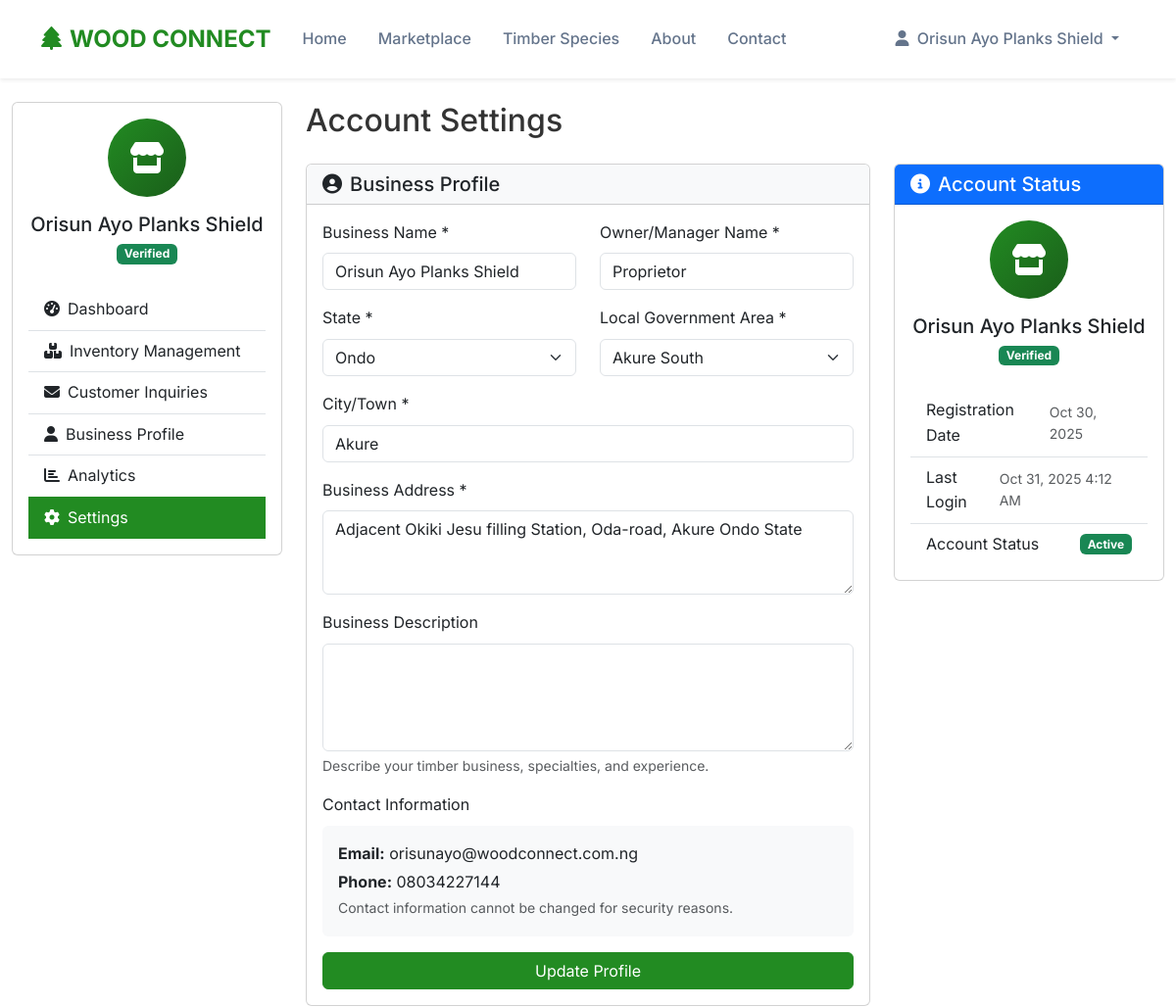
The page /dashboard/marketer/settings.php (signed in, upper part) on the database as committed earlier.
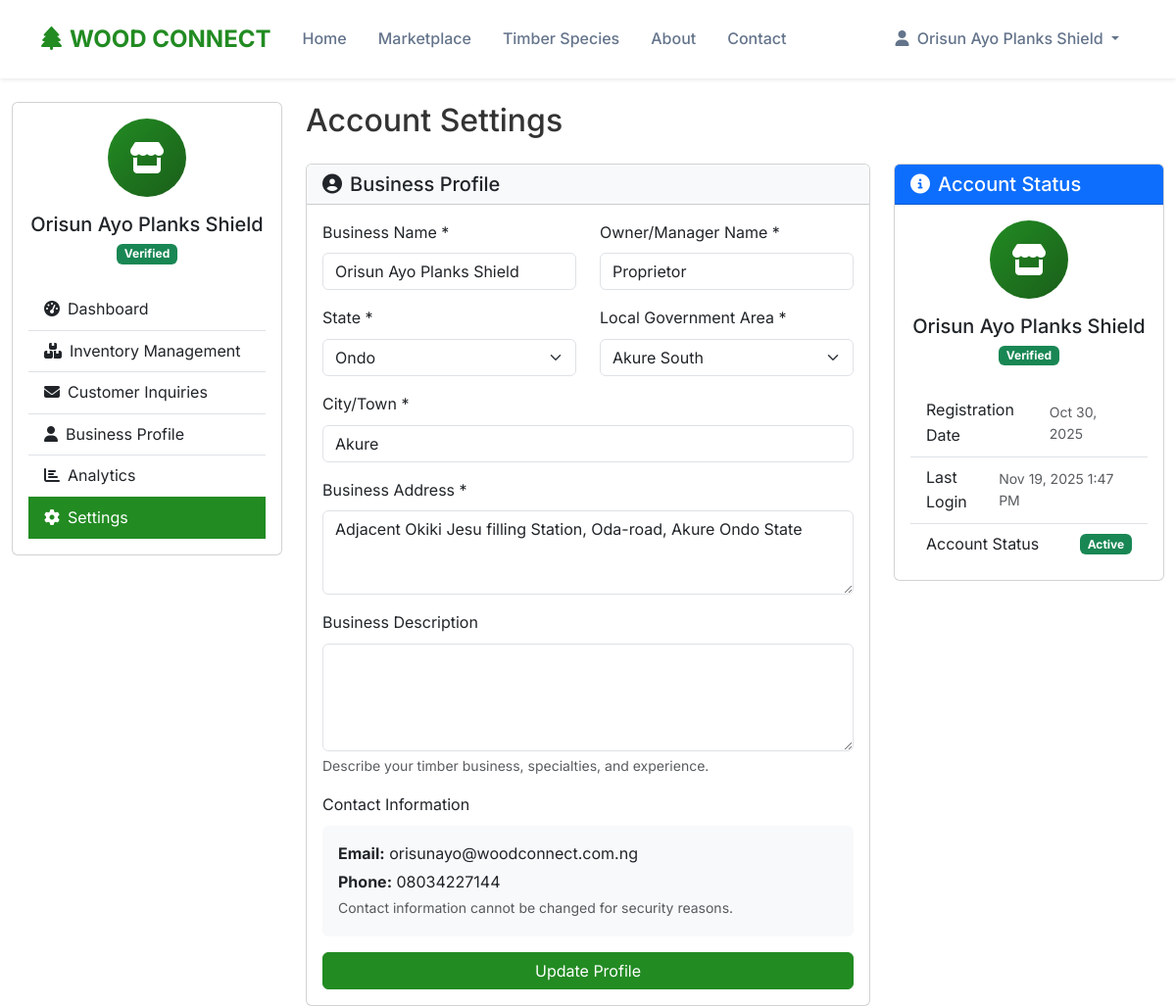
The same page on the database as committed later.
### tables this page shows
CREATE TABLE `marketers` (
  `id` int(11) NOT NULL,
  `business_name` varchar(255) NOT NULL,
  `owner_name` varchar(255) NOT NULL,
  `address` text NOT NULL,
  `city` varchar(100) NOT NULL,
  `state` enum('Ondo','Ekiti','Osun','Oyo','Ogun','Lagos') NOT NULL,
  `local_government` varchar(100) NOT NULL,
  `phone` varchar(20) NOT NULL,
  `email` varchar(255) DEFAULT NULL,
  `password_hash` varchar(255) DEFAULT NULL,
  `business_description` text DEFAULT NULL,
  `verification_status` enum('pending','verified','rejected') DEFAULT 'verified',
  `verification_notes` text DEFAULT NULL,
  `profile_image` varchar(500) DEFAULT NULL,
  `registration_date` timestamp NOT NULL DEFAULT current_timestamp(),
  `last_login` timestamp NULL DEFAULT NULL,
  `is_active` tinyint(1) DEFAULT 1,
  `reset_token` varchar(100) DEFAULT NULL,
  `reset_expires` timestamp NULL DEFAULT NULL
);

### includes/functions.php (called while the page is built, shortened)
<?php
function asset($path = '')
{
    return BASE_URL . '/assets/' . ltrim($path, '/');
}

### includes/auth.php (called while the page is built, shortened)
<?php
class Auth
{
  public function isLoggedIn()
  {
    return isset($_SESSION['user_role']);
  }
  public function isBuyer()
  {
    return isset($_SESSION['user_role']) && $_SESSION['user_role'] === 'buyer';
  }
  public function isMarketer()
  {
    return isset($_SESSION['user_role']) && $_SESSION['user_role'] === 'marketer';
  }
  public function getUserInfo()
  {
    if ($this->isBuyer()) {
      return [
        'id' => $_SESSION['buyer_id'],
        'name' => $_SESSION['buyer_name'],
        'email' => $_SESSION['buyer_email'],
        'company' => $_SESSION['buyer_company'],
        'role' => 'buyer'
      ];
    } elseif ($this->isMarketer()) {
      return [
        'id' => $_SESSION['marketer_id'],
        'name' => $_SESSION['marketer_business_name'],
        'email' => $_SESSION['marketer_email'],
        'role' => 'marketer'
      ];
    } elseif ($this->isAdmin()) {
      return [
        'id' => $_SESSION['admin_id'],
        'name' => $_SESSION['admin_username'],
        'role' => 'admin'
      ];
    }
    return null;
  }
}
$auth = new Auth($pdo);

### includes/config.php (called while the page is built, shortened)
<?php
$nigerian_states = [
    'Ondo' => ['Akure South', 'Akure North', 'Ondo West', 'Ondo East', 'Owo', 'Okitipupa'],
    'Ekiti' => ['Ado Ekiti', 'Ikere', 'Ise/Orun', 'Emure', 'Ijero'],
    'Osun' => ['Osogbo', 'Ilesa', 'Ife Central', 'Ife East', 'Iwo'],
    'Oyo' => ['Ibadan North', 'Ibadan South', 'Ibadan South West', 'Ogbomoso North', 'Oyo East'],
    'Ogun' => ['Abeokuta South', 'Abeokuta North', 'Sagamu', 'Ijebu Ode', 'Ilaro'],
    'Lagos' => ['Lagos Island', 'Lagos Mainland', 'Ikeja', 'Surulere', 'Alimosho']
];
try {
    $pdo = new PDO("mysql:host=" . DB_HOST . ";dbname=" . DB_NAME . ";charset=utf8mb4", DB_USER, DB_PASS);
    $pdo->setAttribute(PDO::ATTR_ERRMODE, PDO::ERRMODE_EXCEPTION);
} catch (PDOException $e) {
    die("
        <!DOCTYPE html>
        <html>
        <head>
            <title>Database Connection Error - WOOD CONNECT</title>
            <link href='https://cdn.jsdelivr.net/npm/bootstrap@5.3.2/dist/css/bootstrap.min.css' rel='stylesheet'>
        </head>
        <body class='bg-light'>
            <div class='container py-5'>
                <div class='row justify-content-center'>
                    <div class='col-md-6'>
                        <div class='card shadow'>
                            <div class='card-header bg-danger text-white'>
                                <h4 class='mb-0'><i class='fas fa-database me-2'></i>Database Connection Error</h4>
                            </div>
                            <div class='card-body text-center p-5'>
                                <i class='fas fa-database fa-4x text-muted mb-4'></i>
                                <h3>Database Connection Failed</h3>
                                <p class='text-muted mb-4'>
                                    Unable to connect to the database. Please check your database configuration.
                                </p>
                                <div class='alert alert-info'>
                                    <strong>Error Details:</strong><br>
                                    " . $e->getMessage() . "
                                </div>
                            </div>
                        </div>
                    </div>
                </div>
            </div>
        </body>
        </html>
    ");
}
require_once 'functions.php';
require_once 'auth.php';

### dashboard/marketer/settings.php (the view, shortened to what the changed rows need)
<?php
require_once '../../includes/config.php';
$auth->requireMarketer();
$marketer_id = $_SESSION['marketer_id'];
$stmt = $pdo->prepare("SELECT * FROM marketers WHERE id = ?");
$stmt->execute([$marketer_id]);
$marketer = $stmt->fetch(PDO::FETCH_ASSOC);
?>
    <?php include '../../includes/header.php'; ?>
    <div class="container-fluid py-4">
        <div class="row">
            <div class="col-lg-9">
                <h2 class="mb-4">Account Settings</h2>
                <div class="row">
                    <div class="col-lg-8">
                        <div class="card mb-4">
                            <div class="card-body">
                                <form method="POST">
                                    <div class="row">
                                        <div class="col-md-6">
                                            <div class="mb-3">
                                                <label class="form-label">Business Name *</label>
                                                <input type="text" class="form-control" name="business_name"
                                                       value="<?php echo htmlspecialchars($marketer['business_name']); ?>" required>
                                            </div>
                                        </div>
                                        <div class="col-md-6">
                                            <div class="mb-3">
                                                <label class="form-label">Owner/Manager Name *</label>
                                                <input type="text" class="form-control" name="owner_name"
                                                       value="<?php echo htmlspecialchars($marketer['owner_name']); ?>" required>
                                            </div>
                                        </div>
                                    </div>
                                    <div class="row">
                                        <div class="col-md-6">
                                            <div class="mb-3">
                                                <label class="form-label">State *</label>
                                                <select class="form-select" name="state" required>
                                                    <?php foreach ($nigerian_states as $state => $lgas): ?>
                                                        <option value="<?php echo $state; ?>"
                                                            <?php echo $marketer['state'] === $state ? 'selected' : ''; ?>>
                                                            <?php echo $state; ?>
                                                        </option>
                                                    <?php endforeach; ?>
                                                </select>
                                            </div>
                                        </div>
                                        <div class="col-md-6">
                                            <div class="mb-3">
                                                <label class="form-label">Local Government Area *</label>
                                                <select class="form-select" name="local_government" required>
                                                    <?php if (isset($nigerian_states[$marketer['state']])): ?>
                                                        <?php foreach ($nigerian_states[$marketer['state']] as $lga): ?>
                                                            <option value="<?php echo $lga; ?>"
                                                                <?php echo $marketer['local_government'] === $lga ? 'selected' : ''; ?>>
                                                                <?php echo $lga; ?>
                                                            </option>
                                                        <?php endforeach; ?>
                                                    <?php endif; ?>
                                                </select>
                                            </div>
                                        </div>
                                    </div>
                                    <div class="mb-3">
                                        <label class="form-label">City/Town *</label>
                                        <input type="text" class="form-control" name="city"
                                               value="<?php echo htmlspecialchars($marketer['city']); ?>" required>
                                    </div>
                                    <div class="mb-3">
                                        <label class="form-label">Business Address *</label>
                                        <textarea class="form-control" name="address" rows="3" required><?php echo htmlspecialchars($marketer['address']); ?></textarea>
                                    </div>
                                    <div class="mb-3">
                                        <div class="bg-light p-3 rounded">
                                            <p class="mb-1"><strong>Email:</strong> <?php echo htmlspecialchars($marketer['email']); ?></p>
                                            <p class="mb-0"><strong>Phone:</strong> <?php echo htmlspecialchars($marketer['phone']); ?></p>
                                            <small class="text-muted">Contact information cannot be changed for security reasons.</small>
                                        </div>
                                    </div>
                                </form>
                            </div>
                        </div>
                    </div>
                    <div class="col-lg-4">
                        <div class="card">
                            <div class="card-body">
                                <div class="text-center mb-4">
                                    <div class="avatar-placeholder bg-primary text-white rounded-circle d-inline-flex align-items-center justify-content-center"
                                         style="width: 80px; height: 80px; font-size: 2rem;">
                                        <i class="fas fa-store"></i>
                                    </div>
                                    <h5 class="mt-3 mb-1"><?php echo htmlspecialchars($marketer['business_name']); ?></h5>
                                    <span class="badge bg-<?php echo $marketer['verification_status'] === 'verified' ? 'success' : 'warning'; ?>">
                                        <?php echo ucfirst($marketer['verification_status']); ?>
                                    </span>
                                </div>
                                <div class="list-group list-group-flush">
                                    <div class="list-group-item d-flex justify-content-between align-items-center">
                                        <span>Registration Date</span>
                                        <small class="text-muted"><?php echo date('M j, Y', strtotime($marketer['registration_date'])); ?></small>
                                    </div>
                                    <div class="list-group-item d-flex justify-content-between align-items-center">
                                        <span>Last Login</span>
                                        <small class="text-muted">
                                            <?php echo $marketer['last_login'] ? date('M j, Y g:i A', strtotime($marketer['last_login'])) : 'Never'; ?>
                                        </small>
                                    </div>
                                </div>
                            </div>
                        </div>
                    </div>
                </div>
            </div>
        </div>
    </div>
</body>
</html>

### includes/header.php (shortened to what the changed rows need)
<!DOCTYPE html>
<html lang="en">
<head>
    <link href="https://cdn.jsdelivr.net/npm/bootstrap@5.3.2/dist/css/bootstrap.min.css" rel="stylesheet">
    <link rel="stylesheet" href="https://cdnjs.cloudflare.com/ajax/libs/font-awesome/6.4.0/css/all.min.css">
    <link href="<?php echo asset('css/style.css'); ?>" rel="stylesheet">
</head>
<body>
    <nav class="navbar navbar-expand-lg navbar-light sticky-top bg-white shadow-sm">
        <div class="container">
            <div class="collapse navbar-collapse" id="navbarNav">
                <ul class="navbar-nav">
                    <?php if (isset($auth) && $auth->isLoggedIn()): ?>
                        <?php
                        $userInfo = $auth->getUserInfo();
                        if ($userInfo):
                        ?>
                            <li class="nav-item dropdown">
                                <a class="nav-link dropdown-toggle" href="#" id="userDropdown" role="button" data-bs-toggle="dropdown" aria-expanded="false">
                                    <i class="fas fa-user me-1"></i>
                                    <?php
                                    if ($auth->isBuyer()) {
                                        echo $userInfo['name'];
                                    } elseif ($auth->isMarketer()) {
                                        echo $userInfo['name'];
                                    } elseif ($auth->isAdmin()) {
                                        echo $userInfo['name'];
                                    }
                                    ?>
                                </a>
                            </li>
                        <?php endif; ?>
                    <?php endif; ?>
                </ul>
            </div>
        </div>
    </nav>

Rows that differ between the two databases and show on the page:
changed marketers "Orisun Ayo Planks Shield": last_login "Oct 31, 2025 4:12 AM" → "Nov 19, 2025 1:47 PM"
